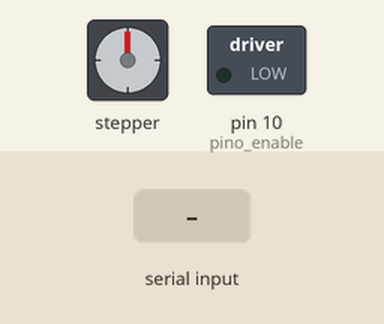
This sketch was run on a simulated Arduino Uno, built with avr-gcc and run on an emulated ATmega328P. On the bench: stepper motor, switched loads named in the sketch (green lamp = pin HIGH). The inputs (shaded band) are chosen by the test bench. Stepper angles assume 200 steps per turn.

Above: at 1.2 s.
1.3 s: "1" received over Serial
At 2.4 s:
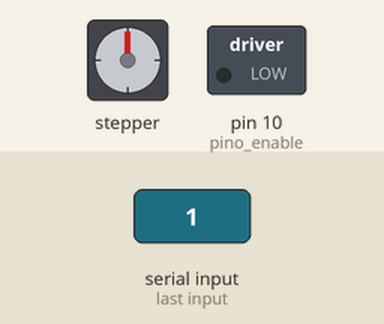
4.3 s: "2" received over Serial
At 10.0 s:
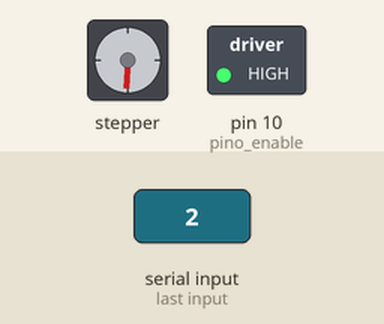
10.3 s: "3" received over Serial
13.3 s: "1" received over Serial
At 15.8 s:
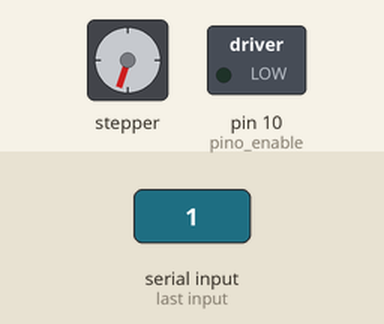
16.3 s: "2" received over Serial
At 18.9 s:
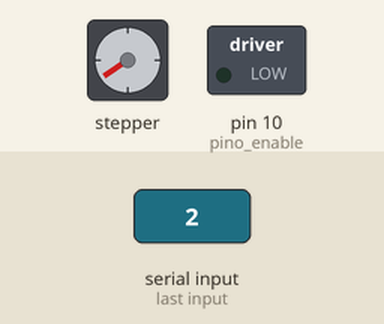
19.3 s: "3" received over Serial
At 25.6 s:
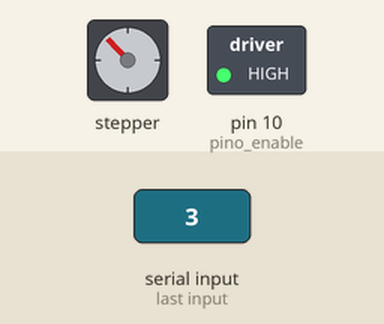
Timing chart, 0 to 31.3 s (numbered marks = the images above; inputs shaded):
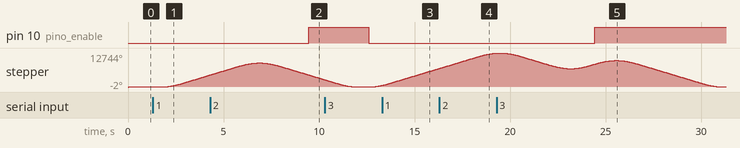

The sketch:

firmware.ino
```cpp
#include <AccelStepper.h>

int velocidade_motor = 1500;
int aceleracao_motor = 1500;
int numero = 0;
int numeroAnterior = -1;
int positionAtual = 0;
int positionAnterior = 0;
int pino_enable = 10;
long distancia = 150000;
int retorno;

AccelStepper motor1(1, 7, 4 );


void calibraMotor()
{
  digitalWrite(pino_enable, LOW);
  motor1.moveTo(-10000);
  sentidoAntiHorario();
}

void parandoMotor()
{
  motor1.moveTo(0);
  digitalWrite(pino_enable, HIGH);
}

void sentidoHorario()
{
  digitalWrite(pino_enable, LOW);;
  motor1.moveTo(10000);

}

void sentidoAntiHorario()
{
  digitalWrite(pino_enable, LOW);
  motor1.moveTo(-10000);
}

void setup()
{
  Serial.begin(9600);
  pinMode(pino_enable, OUTPUT);
  motor1.setMaxSpeed(velocidade_motor);
  motor1.setSpeed(velocidade_motor);
  motor1.setAcceleration(aceleracao_motor);
}

void loop()
{

  if (Serial.available() > 0)
  {
    numero = Serial.read();


    if (numero == '1' && numero != numeroAnterior && positionAtual == 0)
    {
      if (positionAtual < 100)
      {
        sentidoHorario();
        positionAnterior = positionAtual;
        numeroAnterior = numero;
        positionAtual = positionAtual + 100; // move distancia + 100
      }

      if ( positionAtual >= 100)
      {
        positionAtual = 100;
      }

      distancia = 150000;
    }
    else if (numero == '1' && numeroAnterior != numero && positionAtual == 50)
    {
      if (positionAtual < 100)
      {
        sentidoHorario();
        numeroAnterior = numero;
        positionAnterior = positionAtual;
        positionAtual = positionAtual + 50; // move distancia + 50
      }

      if ( positionAtual >= 100)
      {
        positionAtual = 100;
      }

      distancia = 105000;;
    }
    else if (numero == '2' && numeroAnterior != numero && positionAtual == 100)
    {
      if (positionAtual > 0 )
      {
        sentidoAntiHorario();
        numeroAnterior = numero;
        positionAnterior = positionAtual;
        positionAtual = positionAtual - 100;  // move distancia - 100
      }

      if ( positionAtual < 0)
      {
        positionAtual = 0;
      }

      distancia = 150000;
    }

    else if (numero == '2' && numeroAnterior != numero && positionAtual == 50)
    {
      if (positionAtual > 0 )
      {
        sentidoAntiHorario();
        numeroAnterior = numero;
        positionAnterior = positionAtual;
        positionAtual = positionAtual - 50;  // move distancia - 50
      }

      if ( positionAtual < 0)
      {
        positionAtual = 0;
      }

      distancia = 105000;;
    }
    else if (numero == '3' && numeroAnterior != numero && positionAtual == 0 )
    {
      if (positionAtual < 100)
      {
        sentidoHorario();
        numeroAnterior = numero;
        positionAtual = positionAtual + 50; // move distancia + 50
      }

      if ( positionAtual >= 100)
      {
        positionAtual = 100;
      }

      distancia = 105000;
    }
    else if (numero == '3' && numeroAnterior != numero && positionAtual == 100)
    {
      if (positionAtual > 0)
      {
        numeroAnterior = numero;
        sentidoAntiHorario();
        positionAtual = positionAtual - 50; // move distancia - 50
      }

      if ( positionAtual <= 0)
      {
        positionAtual = 0;
      }
      distancia = 105000;
    }
    else if (numero == '9')
    {
      parandoMotor(); // Desliga o motor
    }


  }

  for (long i = 0; i < distancia; i++)
  {
    motor1.run();
  }

  parandoMotor();

}
```

Measured:
- after the input at 1.3 s, pin 10 (pino_enable): stays LOW (without the input it goes to HIGH after 0.43 s); stepper: keeps turning clockwise at about 1792°/s, starting after 0.47 s
- after the input at 4.3 s, pin 10 (pino_enable): LOW → HIGH after 5.1 s instead of 1.5 s
- after the input at 10.3 s, pin 10 (pino_enable): HIGH → LOW after 2.3 s
- after the input at 13.3 s, pin 10 (pino_enable): stays LOW (without the input it goes to HIGH after 2.0 s)
- after the input at 16.3 s, pin 10 (pino_enable): stays LOW (without the input it goes to HIGH after 2.0 s)
- after the input at 19.3 s, pin 10 (pino_enable): LOW → HIGH after 5.1 s instead of 2.7 s
